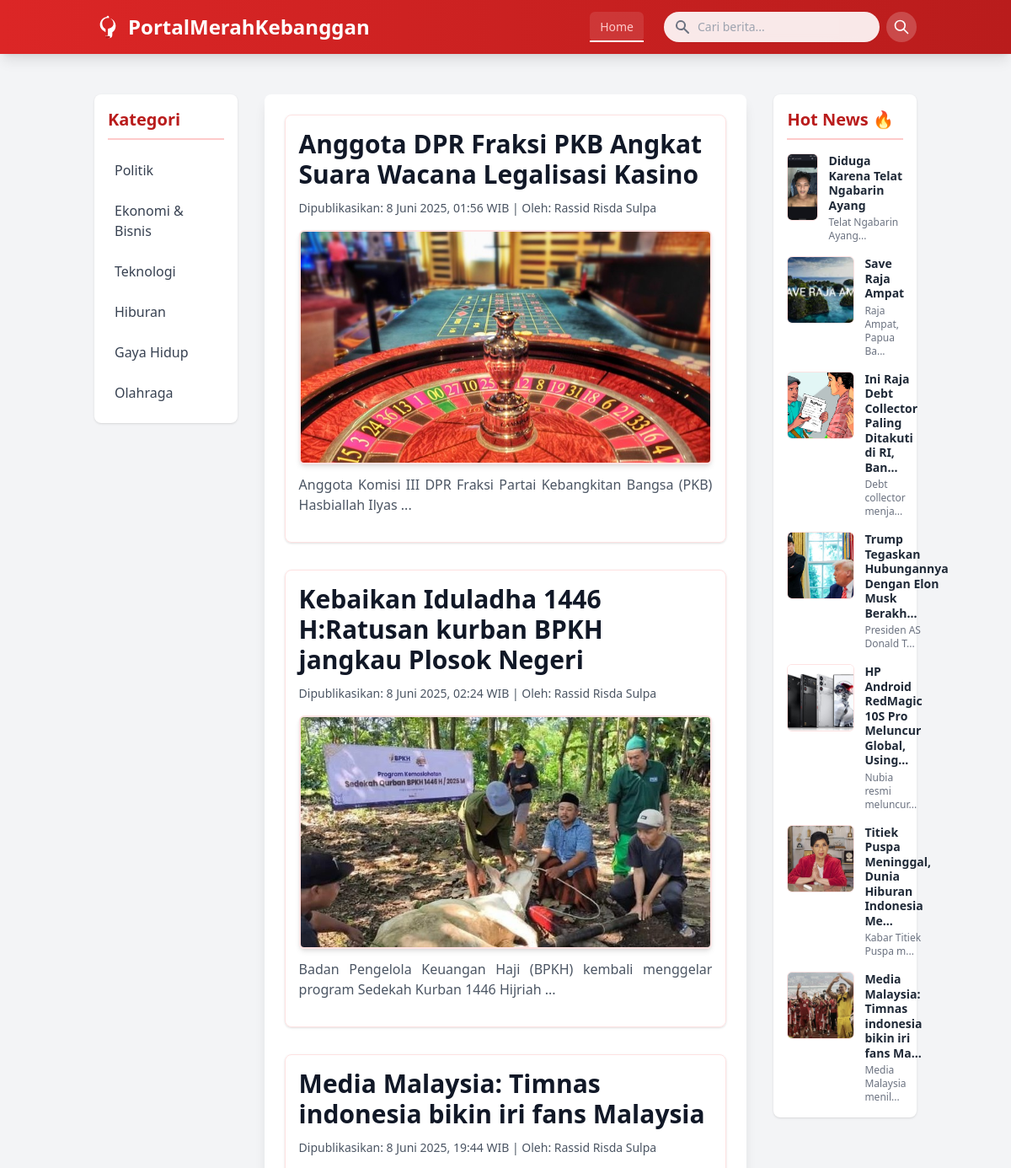
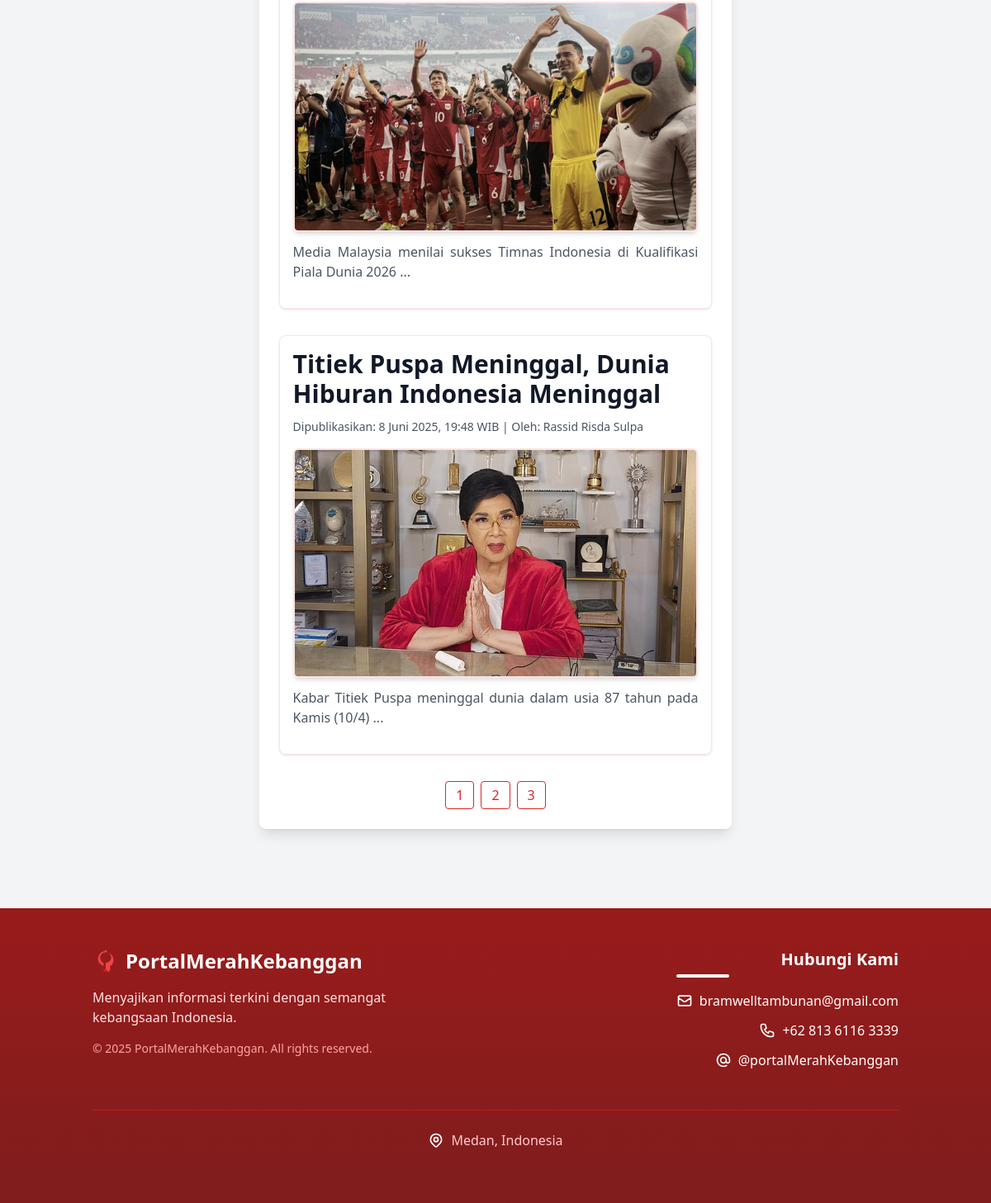
The page / on the database its author committed (2 pictures, top to bottom).
### tables this page shows
CREATE TABLE `berita` (
  `id` int(11) NOT NULL,
  `judul` varchar(100) NOT NULL,
  `description` text NOT NULL,
  `kategori` varchar(100) NOT NULL,
  `image` varchar(200) NOT NULL,
  `slug` text DEFAULT NULL,
  `author` varchar(250) DEFAULT NULL,
  `created_at` datetime NOT NULL DEFAULT current_timestamp(),
  `updated_at` datetime DEFAULT NULL
);

### controllers/BeritaControllers.php (called while the page is built, shortened)
<?php
if (!class_exists('BeritaControllers')) {
    class BeritaControllers {
        private $connect;
        public function __construct($dbConnection) {
            $this->connect = $dbConnection;
        }
        public function getBerita() {
            $stmt = $this->connect->prepare("SELECT id, judul, description, slug, author, image, kategori, created_at FROM berita ORDER BY created_at DESC");
            $stmt->execute();
            $result = $stmt->get_result();
            $berita = [];
            while ($row = $result->fetch_assoc()) {
                $berita[] = $row;
            }
            return $berita;
        }
        public function getBeritaOld($limit, $offset) {
            $stmt = $this->connect->prepare("SELECT id, judul, description, slug, author, image, kategori, created_at FROM berita ORDER BY created_at ASC LIMIT ? OFFSET ?");
            $stmt->bind_param("ii", $limit, $offset);
            $stmt->execute();
            $result = $stmt->get_result();
            $berita = [];
            while ($row = $result->fetch_assoc()) {
                $berita[] = $row;
            }
            return $berita;
        }
        public function countBerita() {
            $stmt = $this->connect->prepare("SELECT COUNT(*) AS total FROM berita");
            $stmt->execute();
            $result = $stmt->get_result();
            $row = $result->fetch_assoc();
            return isset($row['total']) ? (int)$row['total'] : 0;
        }
    }
}
?>

### pilihan/home.php (the view, shortened to what this page needs)
<?php
require_once __DIR__ . '/../config/db.php';
include_once __DIR__ . '/../controllers/BeritaControllers.php';
$beritaController = new BeritaControllers($connect);
$totalHotNews = $beritaController->countBerita();
$totalPages = ceil($totalHotNews / 4);
$halaman = isset($_GET['halaman']) && is_numeric($_GET['halaman']) ? (int)$_GET['halaman'] : 1;
$halaman = max($halaman, 1);
$offset = ($halaman - 1) * 4;
$beritaaaa = $beritaController->getBeritaOld(4, $offset);
function formatTimeTag($datetime) {
            $bulanIndo = [
                1 => 'Januari', 'Februari', 'Maret', 'April', 'Mei', 'Juni',
                'Juli', 'Agustus', 'September', 'Oktober', 'November', 'Desember'
            ];
            $timestamp = strtotime($datetime);
            $hari = date('j', $timestamp);
            $bulan = $bulanIndo[(int)date('n', $timestamp)];
            $tahun = date('Y', $timestamp);
            $jamMenit = date('H:i', $timestamp);
            $isoDatetime = date('Y-m-d\TH:i:s', $timestamp);
            $displayText = "{$hari} {$bulan} {$tahun}, {$jamMenit} WIB";
            return "<span>Dipublikasikan: <time datetime=\"{$isoDatetime}\">{$displayText}</time></span>";
        }
if (isset($_GET['query']) && !empty($_GET['query'])) {
    $query = $_GET['query'];
    $beritaaaa = $beritaController->searchBeritaBySlug($query, 4, $offset);
    $totalHotNews = $beritaController->countBeritaBySlug($query);
    $totalPages = ceil($totalHotNews / 4);
} else {
    $beritaaaa = $beritaController->getBeritaOld(4, $offset);
}
if (isset($_GET['kategori']) && !empty($_GET['kategori'])) {
    $kategori = $_GET['kategori'];
    $beritaaaa = $beritaController->getBeritaByKategori($kategori, 4, $offset);
    $totalHotNews = $beritaController->countBeritaByKategori($kategori);
    $totalPages = ceil($totalHotNews / 4);
} elseif (isset($_GET['query']) && !empty($_GET['query'])) {
    $query = $_GET['query'];
    $beritaaaa = $beritaController->searchBeritaBySlug($query, 4, $offset);
    $totalHotNews = $beritaController->countBeritaBySlug($query);
    $totalPages = ceil($totalHotNews / 4);
} else {
    $beritaaaa = $beritaController->getBeritaOld(4, $offset);
    $totalHotNews = $beritaController->countBerita();
    $totalPages = ceil($totalHotNews / 4);
}
?>
<!DOCTYPE html>
<html lang="id">
<head>
    <script src="https://cdn.tailwindcss.com"></script>
</head>
<body class="bg-gray-100 font-sans">
    <div class="container mx-auto px-4 sm:px-6 py-8">
        <div class="grid grid-cols-1 lg:grid-cols-5 gap-8">
            <?php include __DIR__ . '/../bagian/template/kategori.php'; ?>
            <main class="lg:col-span-3 bg-white p-6 rounded-lg shadow-lg animate-fadeIn space-y-8">
                <?php foreach ($beritaaaa as $item): ?>
                <article id="main-article-container"
                    class="border border-red-100 rounded-lg p-4 shadow hover:shadow-lg transition duration-300">
                    <h1 id="main-article-title" class="text-2xl md:text-3xl font-bold text-gray-900 mb-3">
                        <?= htmlspecialchars($item['judul']) ?>
                    </h1>
                    <div id="main-article-meta" class="text-sm text-gray-600 mb-4">
                        <?= formatTimeTag($item['created_at']) ?> |
                        <span>Oleh: <?= htmlspecialchars($item['author']) ?></span>
                    </div>
                    <figure id="main-article-figure" class="mb-4">
                        <img src="./upload/<?= htmlspecialchars($item['image']) ?>" alt="Detail"
                            class="w-full h-auto rounded-md shadow-md border-2 border-red-100 mb-3">
                        <?php
                            $deskripsiFull = strip_tags($item['description']);
                            $deskripsiPreview = $deskripsiFull;
                            ?>
                        <figcaption class="text-justify text-sm md:text-base text-gray-600 leading-relaxed mb-2">
                            <span class="deskripsi-preview">
                                <?= nl2br(htmlspecialchars($deskripsiPreview)) ?>
                            </span>
                        </figcaption>
                    </figure>
                </article>
                <?php endforeach; ?>
                <div class="flex justify-center mt-8 space-x-2">
                    <?php for ($i = 1; $i <= $totalPages; $i++): ?>
                    <a href="?page=home&halaman=<?= $i ?>"
                        class="px-3 py-1 border <?= $i == $page ? 'bg-red-600 text-white' : 'bg-white text-red-600 border-red-600' ?> rounded hover:bg-red-700 hover:text-white transition">
                        <?= $i ?>
                    </a>
                    <?php endfor; ?>
                </div>
            </main>
            <?php include __DIR__ . '/../bagian/template/hotnews.php'; ?>
        </div>
    </div>
    <?php include __DIR__ . '/../bagian/template/footer.php'; ?>
</body>
</html>

### bagian/template/hotnews.php (shortened to what this page needs)
<?php
require_once __DIR__ . '/../../config/db.php';
include_once __DIR__ . '/../../controllers/BeritaControllers.php';
$beritaController = new BeritaControllers($connect);
$perPage = 7;
$page = isset($_GET['page']) ? (int)$_GET['page'] : 1;
$page = max($page, 1);
$hotNews = $beritaController->getBerita();
$offset = ($page - 1) * $perPage;
$hotNews = array_slice($hotNews, $offset, $perPage);
function truncateText($text, $maxLength) {
    if (strlen($text) <= $maxLength) {
        return $text;
    }
    return substr($text, 0, $maxLength) . '...';
}
?>
<aside class="lg:col-span-1 animate-fadeIn" style="animation-delay: 0.4s;">
    <div class="bg-white p-4 rounded-lg shadow">
        <h2 class="text-xl font-semibold text-red-700 mb-4 border-b-2 border-red-200 pb-2">Hot News 🔥</h2>
        <div id="hot-news-list" class="space-y-4">
            <?php foreach ($hotNews as $item): ?>
            <div class="hot-news-item flex items-start space-x-3 group">
                <img src="./upload/<?= htmlspecialchars($item['image']) ?>" alt="Thumbnail"
                    class="w-20 h-20 object-cover rounded-md border border-red-100 group-hover:opacity-80">
                <div>
                    <a href="index.php?page=respon&slug=<?= urlencode($item['slug']) ?>"
                        class="hot-news-title text-sm font-semibold text-gray-800 hover:text-red-600 leading-tight block">
                        <?= htmlspecialchars(truncateText($item['judul'], 50)) ?>
                    </a>
                    <p class="text-xs text-gray-500 mt-1">
                        <?= htmlspecialchars(truncateText($item['description'], 20)) ?>
                    </p>
                </div>
            </div>
            <?php endforeach; ?>
        </div>
    </div>
</aside>

### rows shown on the page
berita: judul "Anggota DPR Fraksi PKB Angkat Suara Wacana Legalisasi Kasino", created_at "8 Juni 2025, 01:56 WIB", author "Rassid Risda Sulpa", image (picture), description "Anggota Komisi III DPR Fraksi Partai Kebangkitan Bangsa (PKB) Hasbiallah Ilyas ..."
berita: judul "Kebaikan Iduladha 1446 H:Ratusan kurban BPKH jangkau Plosok Negeri", created_at "8 Juni 2025, 02:24 WIB", author "Rassid Risda Sulpa", image (picture), description "Badan Pengelola Keuangan Haji (BPKH) kembali menggelar program Sedekah Kurban 1446 Hijriah ..."
berita: judul "Media Malaysia: Timnas indonesia bikin iri fans Malaysia", created_at "8 Juni 2025, 19:44 WIB", author "Rassid Risda Sulpa", image (picture), description "Media Malaysia menilai sukses Timnas Indonesia di Kualifikasi Piala Dunia 2026 ...", judul "Media Malaysia: Timnas indonesia bikin iri fans Ma...", description "Media Malaysia menil..."
berita: judul "Titiek Puspa Meninggal, Dunia Hiburan Indonesia Meninggal", created_at "8 Juni 2025, 19:48 WIB", author "Rassid Risda Sulpa", image (picture), description "Kabar Titiek Puspa meninggal dunia dalam usia 87 tahun pada Kamis (10/4) ...", judul "Titiek Puspa Meninggal, Dunia Hiburan Indonesia Me...", description "Kabar Titiek Puspa m..."
berita: image (picture), judul "Diduga Karena Telat Ngabarin Ayang", description "Telat Ngabarin Ayang..."
berita: image (picture), judul "Save Raja Ampat", description "Raja Ampat, Papua Ba..."
berita: image (picture), judul "Ini Raja Debt Collector Paling Ditakuti di RI, Ban...", description "Debt collector menja..."
berita: image (picture), judul "Trump Tegaskan Hubungannya Dengan Elon Musk Berakh...", description "Presiden AS Donald T..."
berita: image (picture), judul "HP Android RedMagic 10S Pro Meluncur Global, Using...", description "Nubia resmi meluncur..."
